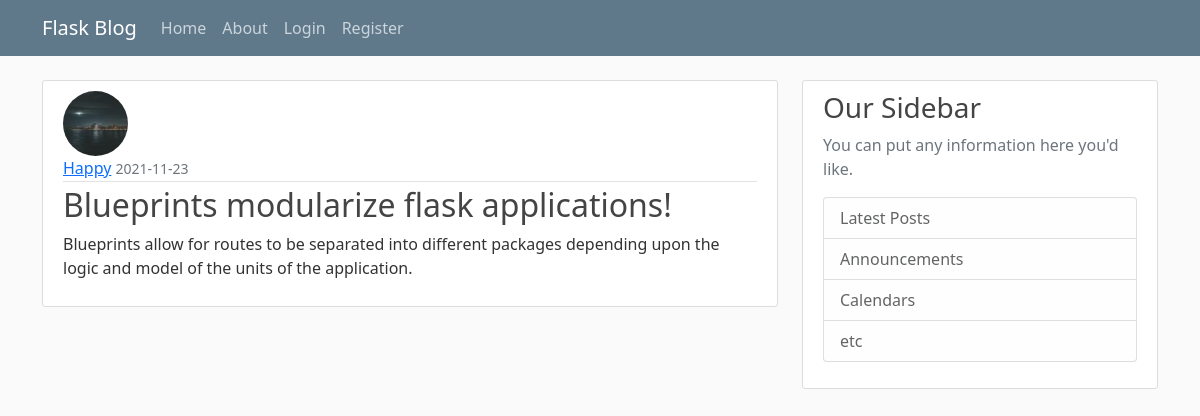
The page /post/25 on the database its author committed.
### flaskblog/models.py (models this page shows, shortened)
class User(flaskblog.db.Model, UserMixin):
    id = flaskblog.db.Column(flaskblog.db.Integer, primary_key=True)
    username = flaskblog.db.Column(
        flaskblog.db.String(20), unique=True, nullable=False)
    email = flaskblog.db.Column(
        flaskblog.db.String(120), unique=True, nullable=False)
    image_file = flaskblog.db.Column(
        flaskblog.db.String(20), nullable=False, default="default.jpg")  # going to be hashed
    password = flaskblog.db.Column(flaskblog.db.String(60), nullable=False)
    posts = flaskblog.db.relationship("Post", backref="author", lazy=True)

class Post(flaskblog.db.Model):
    id = flaskblog.db.Column(flaskblog.db.Integer, primary_key=True)
    title = flaskblog.db.Column(flaskblog.db.String(100), nullable=False)
    date_posted = flaskblog.db.Column(
        flaskblog.db.DateTime, nullable=False, default=datetime.utcnow)
    content = flaskblog.db.Column(flaskblog.db.Text, nullable=False)
    user_id = flaskblog.db.Column(flaskblog.db.Integer, flaskblog.db.ForeignKey(
        "user.id"), nullable=False)

### flaskblog/posts/routes.py (the view)
@posts.route("/post/<int:post_id>")  # variables of int type in route
def post(post_id) -> str:
    post = Post.query.get_or_404(
        post_id)  # if it does not exist return 404. If exists, render a template with that post
    return flask.render_template("post.html", title=post.title, post=post)

### flaskblog/templates/post.html (shortened to what this page needs)
{% extends "layout.html" %} {% block content %}
<article class="media content-section">
	<img
		class="rounded-circle article-img"
		src="{{url_for('static', filename='profile_pics/' + post.author.image_file)}}"
	/>
	<div class="media-body">
		<div class="article-metadata">
			<a
				class="mr-2"
				href="{{ url_for('users.user_posts', username=post.author.username) }}"
				>{{ post.author.username }}</a
			>
			<small class="text-muted"
				>{{ post.date_posted.strftime("%Y-%m-%d") }}</small
			>
		</div>
		<h2 class="article-title">{{ post.title }}</h2>
		<p class="article-content">{{ post.content }}</p>
	</div>
</article>
{% endblock content %}

### flaskblog/static/main.css (style rules this page uses)
body { background: #fafafa; color: #333333; margin-top: 5rem; }
h1, h2, h3, h4, h5, h6 { color: #444444; }
.content-section { background: #ffffff; padding: 10px 20px; border: 1px solid #dddddd; border-radius: 3px; margin-bottom: 20px; }
.article-title { color: #444444; }
.article-content { white-space: pre-line; }
.article-img { height: 65px; width: 65px; margin-right: 16px; }
.article-metadata { padding-bottom: 1px; margin-bottom: 4px; border-bottom: 1px solid #e3e3e3 }

### rows shown on the page
User: image_file (picture), author.username "Happy"
Post: date_posted "2021-11-23", title "Blueprints modularize flask applications!", content "Blueprints allow for routes to be separated into different packages depending upon the logic and model of the units of the application."
